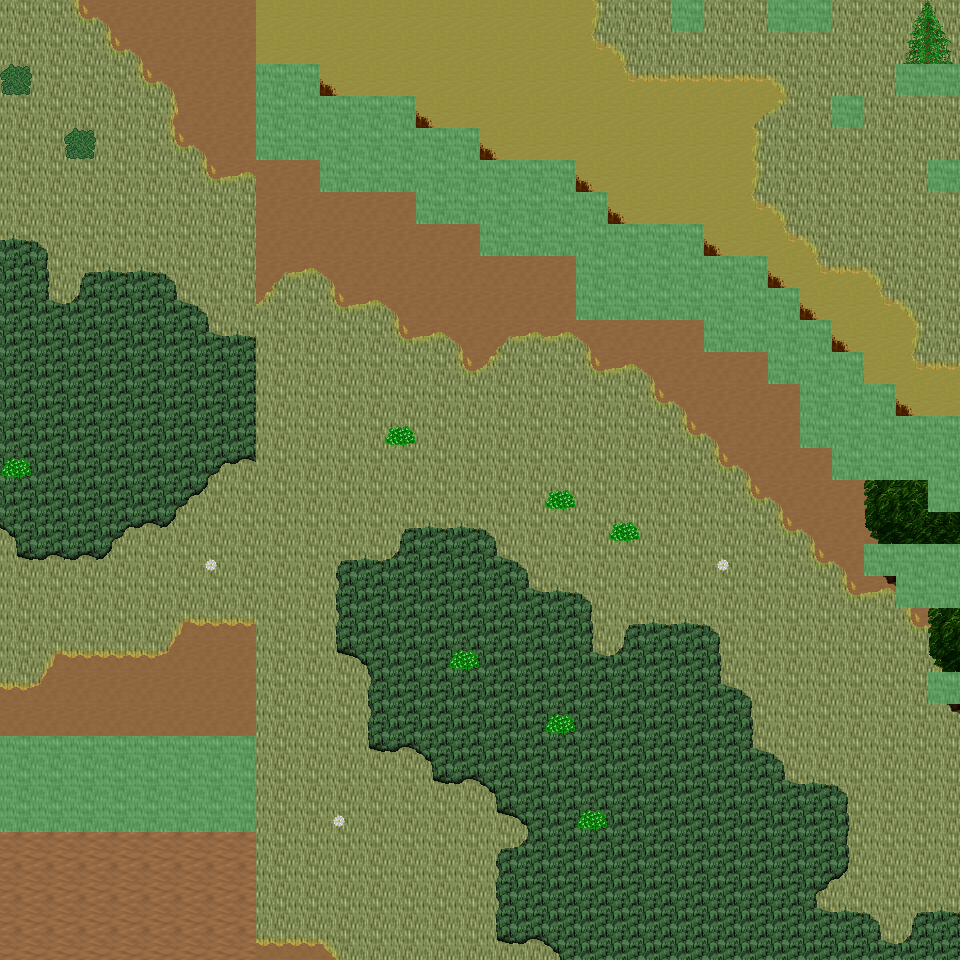

Tiled map render using the project's own tile images. Description and the map definition, with tile-layer contents summarised, below:
An orthogonal 30x30 tile map with 32x32 px tiles, 6 tile layers (Ground, Object, Object2, Above, ...), 45 tilesets and 6 objects (6x mapExit).

<map version="1.0" orientation="orthogonal" renderorder="right-down" width="30" height="30" tilewidth="32" tileheight="32" nextobjectid="7">
  <tileset firstgid="1" name="tileset_ground_ground" tilewidth="32" tileheight="32" tilecount="33" columns="3">
    <image source="../drawable/tileset_ground_ground.png" width="96" height="352" />
  </tileset>
  <tileset firstgid="34" name="tileset_ground_ridge_earth_dark" tilewidth="32" tileheight="32" tilecount="96" columns="12">
    <image source="../drawable/tileset_ground_ridge_earth_dark.png" width="384" height="256" />
  </tileset>
  <tileset firstgid="130" name="tileset_plant_grasses" tilewidth="32" tileheight="32" tilecount="6" columns="3">
    <image source="../drawable/tileset_plant_grasses.png" width="96" height="64" />
  </tileset>
  <tileset firstgid="136" name="tileset_ground_ladder_vertical_dark" tilewidth="32" tileheight="32" tilecount="3" columns="3">
    <image source="../drawable/tileset_ground_ladder_vertical_dark.png" width="96" height="32" />
  </tileset>
  <tileset firstgid="139" name="tileset_logic_collision" tilewidth="32" tileheight="32" tilecount="1" columns="1">
    <image source="../drawable/tileset_logic_collision.png" width="32" height="32" />
  </tileset>
  <tileset firstgid="140" name="tileset_ground_grass_corners" tilewidth="32" tileheight="32" tilecount="24" columns="6">
    <image source="../drawable/tileset_ground_grass_corners.png" width="192" height="128" />
  </tileset>
  <tileset firstgid="164" name="tileset_ground_earth_edges" tilewidth="32" tileheight="32" tilecount="18" columns="6">
    <image source="../drawable/tileset_ground_earth_edges.png" width="192" height="96" />
  </tileset>
  <tileset firstgid="182" name="tileset_plant_bush_bushes" tilewidth="32" tileheight="32" tilecount="10" columns="5">
    <image source="../drawable/tileset_plant_bush_bushes.png" width="160" height="64" />
  </tileset>
  <tileset firstgid="192" name="tileset_plant_tree_tree_darkgreen" tilewidth="32" tileheight="32" tilecount="88" columns="8">
    <image source="../drawable/tileset_plant_tree_tree_darkgreen.png" width="256" height="352" />
  </tileset>
  <tileset firstgid="280" name="tileset_ground_rock_pebbles" tilewidth="32" tileheight="32" tilecount="3" columns="1">
    <image source="../drawable/tileset_ground_rock_pebbles.png" width="32" height="96" />
  </tileset>
  <tileset firstgid="283" name="tileset_furniture_sink_jacuzzi_dark_side_on" tilewidth="32" tileheight="32" tilecount="36" columns="3">
    <image source="../drawable/tileset_furniture_sink_jacuzzi_dark_side_on.png" width="96" height="384" />
  </tileset>
  <tileset firstgid="319" name="tileset_furniture_chair_bench_iron_extensible" tilewidth="32" tileheight="32" tilecount="16" columns="4">
    <image source="../drawable/tileset_furniture_chair_bench_iron_extensible.png" width="128" height="128" />
  </tileset>
  <tileset firstgid="335" name="tileset_plant_flower_daisy_blue" tilewidth="32" tileheight="32" tilecount="8" columns="2">
    <image source="../drawable/tileset_plant_flower_daisy_blue.png" width="64" height="128" />
  </tileset>
  <tileset firstgid="343" name="tileset_plant_flower_daisy_red" tilewidth="32" tileheight="32" tilecount="8" columns="2">
    <image source="../drawable/tileset_plant_flower_daisy_red.png" width="64" height="128" />
  </tileset>
  <tileset firstgid="351" name="tileset_plant_flower_daisy_white" tilewidth="32" tileheight="32" tilecount="8" columns="2">
    <image source="../drawable/tileset_plant_flower_daisy_white.png" width="64" height="128" />
  </tileset>
  <tileset firstgid="359" name="tileset_plant_flower_daisy_yellow" tilewidth="32" tileheight="32" tilecount="8" columns="2">
    <image source="../drawable/tileset_plant_flower_daisy_yellow.png" width="64" height="128" />
  </tileset>
  <tileset firstgid="367" name="tileset_plant_bush_hedge" tilewidth="32" tileheight="32" tilecount="35" columns="5">
    <image source="../drawable/tileset_plant_bush_hedge.png" width="160" height="224" />
  </tileset>
  <tileset firstgid="402" name="tileset_plant_tree_evergreen" tilewidth="32" tileheight="32" tilecount="36" columns="3">
    <image source="../drawable/tileset_plant_tree_evergreen.png" width="96" height="384" />
  </tileset>
  <tileset firstgid="438" name="tileset_furniture_light_iron_lamp" tilewidth="32" tileheight="32" tilecount="3" columns="1">
    <image source="../drawable/tileset_furniture_light_iron_lamp.png" width="32" height="96" />
  </tileset>
  <tileset firstgid="441" name="tileset_furniture_light_flames" tilewidth="32" tileheight="32" tilecount="6" columns="6">
    <image source="../drawable/tileset_furniture_light_flames.png" width="192" height="32" />
  </tileset>
  <tileset firstgid="447" name="tileset_item_statue_girl_with_bird" tilewidth="32" tileheight="32" tilecount="12" columns="4">
    <image source="../drawable/tileset_item_statue_girl_with_bird.png" width="128" height="96" />
  </tileset>
  <tileset firstgid="459" name="tileset_object_birds" tilewidth="32" tileheight="32" tilecount="4" columns="2">
    <image source="../drawable/tileset_object_birds.png" width="64" height="64" />
  </tileset>
  <tileset firstgid="463" name="tileset_logic_protection" tilewidth="32" tileheight="32" tilecount="2" columns="2">
    <image source="../drawable/tileset_logic_protection.png" width="64" height="32" />
  </tileset>
  <tileset firstgid="465" name="tileset_plant_tree_spruce" tilewidth="32" tileheight="32" tilecount="6" columns="2">
    <image source="../drawable/tileset_plant_tree_spruce.png" width="64" height="96" />
  </tileset>
  <tileset firstgid="471" name="tileset_plant_tree_taller_trees" tilewidth="32" tileheight="32" tilecount="32" columns="8">
    <image source="../drawable/tileset_plant_tree_taller_trees.png" width="256" height="128" />
  </tileset>
  <tileset firstgid="503" name="tileset_plant_stump_hollow_logs" tilewidth="32" tileheight="32" tilecount="6" columns="3">
    <image source="../drawable/tileset_plant_stump_hollow_logs.png" width="96" height="64" />
  </tileset>
  <tileset firstgid="509" name="tileset_plant_stump_small_stump" tilewidth="32" tileheight="32" tilecount="4" columns="2">
    <image source="../drawable/tileset_plant_stump_small_stump.png" width="64" height="64" />
  </tileset>
  <tileset firstgid="513" name="tileset_ground_grass_2" tilewidth="32" tileheight="32" tilecount="21" columns="3">
    <image source="../drawable/tileset_ground_grass_2.png" width="96" height="224" />
  </tileset>
  <tileset firstgid="534" name="tileset_ground_water_waterfall" tilewidth="32" tileheight="32" tilecount="120" columns="8">
    <image source="../drawable/tileset_ground_water_waterfall.png" width="256" height="480" />
  </tileset>
  <tileset firstgid="654" name="tileset_ground_water_pool_corners" tilewidth="32" tileheight="32" tilecount="72" columns="3">
    <image source="../drawable/tileset_ground_water_pool_corners.png" width="96" height="768" />
  </tileset>
  <tileset firstgid="726" name="tileset_ground_water_pool" tilewidth="32" tileheight="32" tilecount="72" columns="3">
    <image source="../drawable/tileset_ground_water_pool.png" width="96" height="768" />
  </tileset>
  <tileset firstgid="798" name="tileset_plant_vine" tilewidth="32" tileheight="32" tilecount="3" columns="1">
    <image source="../drawable/tileset_plant_vine.png" width="32" height="96" />
  </tileset>
  <tileset firstgid="801" name="tileset_logic_item_fruits" tilewidth="32" tileheight="32" tilecount="16" columns="8">
    <image source="../drawable/tileset_logic_item_fruits.png" width="256" height="64" />
  </tileset>
  <tileset firstgid="817" name="tileset_ground_dry_grass" tilewidth="32" tileheight="32" tilecount="54" columns="9">
    <image source="../drawable/tileset_ground_dry_grass.png" width="288" height="192" />
  </tileset>
  <tileset firstgid="871" name="tileset_light_dim_light_5x5" tilewidth="32" tileheight="32" tilecount="25" columns="5">
    <image source="../drawable/tileset_light_dim_light_5x5.png" width="160" height="160" />
  </tileset>
  <tileset firstgid="896" name="tileset_building_chimney_smoke" tilewidth="32" tileheight="32" tilecount="40" columns="4">
    <image source="../drawable/tileset_building_chimney_smoke.png" width="128" height="320" />
  </tileset>
  <tileset firstgid="936" name="tileset_logic_creature_hybrid" tilewidth="32" tileheight="32" tilecount="16" columns="8">
    <image source="../drawable/tileset_logic_creature_hybrid.png" width="256" height="64" />
  </tileset>
  <tileset firstgid="952" name="tileset_building_huts" tilewidth="32" tileheight="32" tilecount="338" columns="26">
    <image source="../drawable/tileset_building_huts.png" width="832" height="416" />
  </tileset>
  <tileset firstgid="1290" name="tileset_logic_portal" tilewidth="32" tileheight="32" tilecount="24" columns="8">
    <image source="../drawable/tileset_logic_portal.png" width="256" height="96" />
  </tileset>
  <tileset firstgid="1314" name="tileset_plant_bush_leafy" tilewidth="32" tileheight="32" tilecount="48" columns="8">
    <image source="../drawable/tileset_plant_bush_leafy.png" width="256" height="192" />
  </tileset>
  <tileset firstgid="1362" name="tileset_plant_bush_berried" tilewidth="32" tileheight="32" tilecount="60" columns="5">
    <image source="../drawable/tileset_plant_bush_berried.png" width="160" height="384" />
  </tileset>
  <tileset firstgid="1422" name="tileset_plant_bush_flowering" tilewidth="32" tileheight="32" tilecount="72" columns="8">
    <image source="../drawable/tileset_plant_bush_flowering.png" width="256" height="288" />
  </tileset>
  <tileset firstgid="1494" name="tileset_plant_bushes_and_trees" tilewidth="32" tileheight="32" tilecount="144" columns="16">
    <image source="../drawable/tileset_plant_bushes_and_trees.png" width="512" height="289" />
  </tileset>
  <tileset firstgid="1638" name="tileset_plant_bush_bush_pinks" tilewidth="32" tileheight="32" tilecount="4" columns="2">
    <image source="../drawable/tileset_plant_bush_bush_pinks.png" width="64" height="64" />
  </tileset>
  <tileset firstgid="1642" name="tileset_logic_creature_mutant" tilewidth="32" tileheight="32" tilecount="7" columns="7">
    <image source="../drawable/tileset_logic_creature_mutant.png" width="224" height="32" />
  </tileset>
  <layer name="Ground" width="30" height="30">
    <data>[900 cells, 900 non-empty, 5 distinct tile ids]</data>
  </layer>
  <layer name="Object" width="30" height="30">
    <data>[900 cells, 294 non-empty, 42 distinct tile ids]</data>
  </layer>
  <layer name="Object2" width="30" height="30">
    <data>[900 cells, 6 non-empty, 4 distinct tile ids]</data>
  </layer>
  <layer name="Above" width="30" height="30">
    <data>[900 cells, 14 non-empty, 12 distinct tile ids]</data>
  </layer>
  <layer name="Above2" width="30" height="30">
    <data>[900 cells, 4 non-empty, 3 distinct tile ids]</data>
  </layer>
  <layer name="Walkable" width="30" height="30">
    <data>[900 cells, 105 non-empty, 1 distinct tile ids]</data>
  </layer>
  <objectgroup name="MapEvents">
    <object id="1" name="north" type="mapExit" x="0" y="0" width="672" height="32">
      <properties>
        <property name="map" value="level_0_x106_y9" />
        <property name="x" value="0" />
        <property name="y" value="28" />
      </properties>
    </object>
    <object id="2" name="north2" type="mapExit" x="704" y="0" width="64" height="32">
      <properties>
        <property name="map" value="level_0_x106_y9" />
        <property name="x" value="22" />
        <property name="y" value="28" />
      </properties>
    </object>
    <object id="3" name="north3" type="mapExit" x="832" y="0" width="128" height="32">
      <properties>
        <property name="map" value="level_0_x106_y9" />
        <property name="x" value="26" />
        <property name="y" value="28" />
      </properties>
    </object>
    <object id="4" name="south" type="mapExit" x="0" y="928" width="960" height="32">
      <properties>
        <property name="map" value="level_0_x106_y11" />
        <property name="x" value="0" />
        <property name="y" value="1" />
      </properties>
    </object>
    <object id="5" name="west" type="mapExit" x="0" y="0" width="32" height="736">
      <properties>
        <property name="map" value="level_0_x105_y10" />
        <property name="x" value="28" />
        <property name="y" value="0" />
      </properties>
    </object>
    <object id="6" name="west2" type="mapExit" x="0" y="832" width="32" height="128">
      <properties>
        <property name="map" value="level_0_x105_y10" />
        <property name="x" value="28" />
        <property name="y" value="26" />
      </properties>
    </object>
  </objectgroup>
</map>
